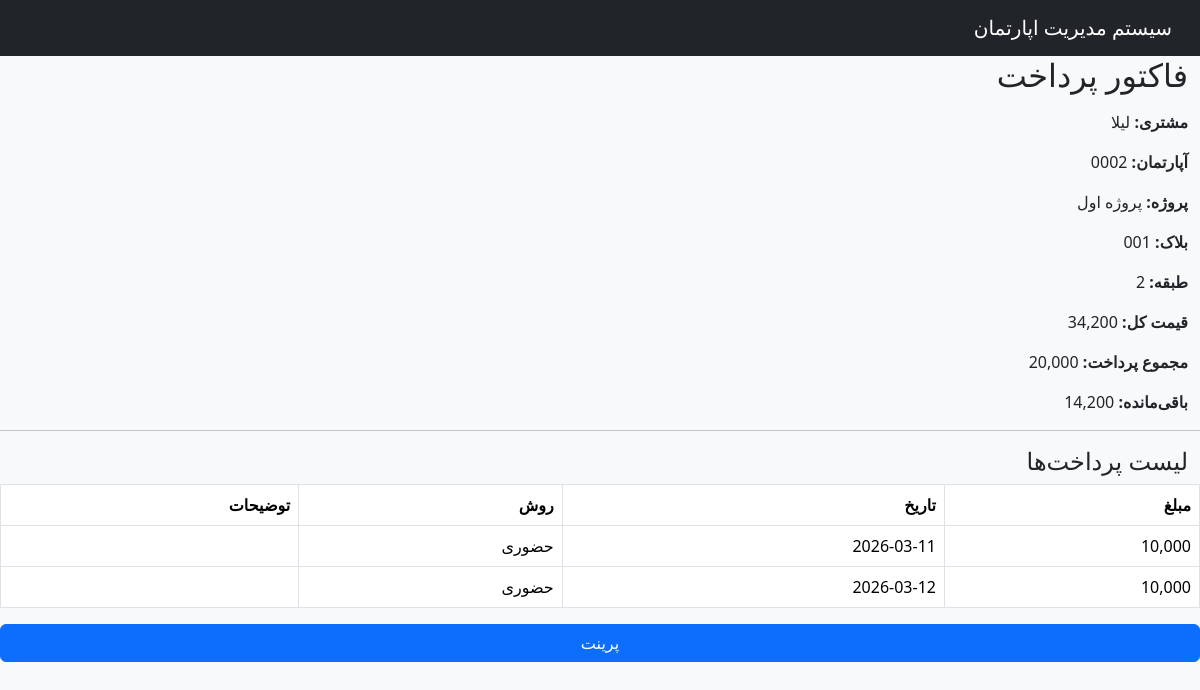
Page /public/?route=payments_invoice&ownership_id=4 (signed in) on the committed database.
### tables this page shows
CREATE TABLE `ownerships` (
  `id` int(11) NOT NULL,
  `apartment_id` int(11) NOT NULL,
  `customer_id` int(11) NOT NULL,
  `sale_price` decimal(15,2) DEFAULT NULL,
  `sale_date` date DEFAULT NULL
);

CREATE TABLE `customers` (
  `id` int(11) NOT NULL,
  `full_name` varchar(100) NOT NULL,
  `phone` varchar(50) DEFAULT NULL,
  `email` varchar(100) DEFAULT NULL,
  `national_id` varchar(50) DEFAULT NULL,
  `created_at` timestamp NOT NULL DEFAULT current_timestamp()
);

CREATE TABLE `apartments` (
  `id` int(11) NOT NULL,
  `floor_id` int(11) NOT NULL,
  `apartment_number` varchar(50) NOT NULL,
  `area` float DEFAULT NULL,
  `rooms` int(11) DEFAULT NULL,
  `status` enum('COMPLETED','UNDER_CONSTRUCTION','NOT_STARTED') NOT NULL,
  `base_price` decimal(15,2) DEFAULT NULL,
  `estimated_total_cost` decimal(15,2) DEFAULT NULL,
  `spent_cost` decimal(15,2) DEFAULT 0.00,
  `created_at` timestamp NOT NULL DEFAULT current_timestamp()
);

CREATE TABLE `projects` (
  `id` int(11) NOT NULL,
  `name` varchar(100) NOT NULL,
  `location` varchar(255) DEFAULT NULL,
  `description` text DEFAULT NULL,
  `created_at` timestamp NOT NULL DEFAULT current_timestamp(),
  `status` enum('ACTIVE','INACTIVE','COMPLETED') NOT NULL DEFAULT 'ACTIVE'
);

CREATE TABLE `blocks` (
  `id` int(11) NOT NULL,
  `project_id` int(11) NOT NULL,
  `name` varchar(50) NOT NULL,
  `floors_count` int(11) NOT NULL
);

CREATE TABLE `floors` (
  `id` int(11) NOT NULL,
  `block_id` int(11) NOT NULL,
  `floor_number` int(11) NOT NULL
);

CREATE TABLE `payments` (
  `id` int(11) NOT NULL,
  `ownership_id` int(11) NOT NULL,
  `amount` decimal(15,2) NOT NULL,
  `payment_date` date NOT NULL,
  `method` varchar(50) DEFAULT NULL,
  `description` text DEFAULT NULL
);

### app/core/Controller.php (called while the page is built, shortened)
<?php
class Controller {
    protected function view($view, $data = []) {
        extract($data);
        require "../app/views/$view.php";
    }
    protected function model($model) {
        return new $model;
    }
}

### app/controllers/PaymentController.php (called while the page is built, shortened)
<?php
class PaymentController extends Controller
{
    public function invoice()
    {
        $ownership_id = $_GET['ownership_id'] ?? null;
        $paymentModel = $this->model("Payment");
        $ownershipModel = $this->model("Ownership");
        $ownership = $ownershipModel->find($ownership_id);
        $payments = $paymentModel->findByOwnership($ownership_id);
        $totalPaid = $paymentModel->totalPaid($ownership_id);
        $this->view("payments/invoice", compact('ownership', 'payments', 'totalPaid', 'page_title'));
    }
}

### public/index.php (called while the page is built, shortened)
<?php
require_once "../app/core/Database.php";
require_once "../app/core/Controller.php";
require_once "../app/core/Model.php";
require_once "../routes/web.php";

### app/core/Database.php (called while the page is built, shortened)
<?php
class Database {
    private static $instance = null;
    private function __construct() {
        $config = require __DIR__ . '/../../config/config.php';
        $dsn = "mysql:host={$config['db']['host']};dbname={$config['db']['dbname']};charset=utf8mb4";
        try {
            $this->pdo = new PDO($dsn, $config['db']['user'], $config['db']['pass']);
        } catch (PDOException $e) {
            die("DB Connection Failed: " . $e->getMessage());
        }
    }
    public static function connect() {
        if (self::$instance === null) {
            self::$instance = new Database();
        }
        return self::$instance->pdo;
    }
}

### config/config.php (called while the page is built)
<?php
return [
    'db' => [
        'host' => 'localhost',
        'dbname' => 'apartment_system',
        'user' => 'root',
        'pass' => ''
    ]
];

### app/core/Model.php (called while the page is built, shortened)
<?php
class Model {
    public function __construct() {
        $this->db = Database::connect();
    }
}

### app/models/Ownership.php (called while the page is built, shortened)
<?php
class Ownership extends Model
{
    public function find($id)
    {
        $sql = "SELECT o.*,
                    c.full_name AS customer_name,
                    a.apartment_number,
                    f.floor_number,
                    b.name AS block_name,
                    p.name AS project_name
                FROM ownerships o
                JOIN customers c ON o.customer_id = c.id
                JOIN apartments a ON o.apartment_id = a.id
                JOIN floors f ON a.floor_id = f.id
                JOIN blocks b ON f.block_id = b.id
                JOIN projects p ON b.project_id = p.id
                WHERE o.id = ?";
        $stmt = $this->db->prepare($sql);
        $stmt->execute([$id]);
        return $stmt->fetch(PDO::FETCH_ASSOC);
    }
}

### app/models/Payment.php (called while the page is built, shortened)
<?php
class Payment extends Model
{
    protected $table = 'payments';
    public function findByOwnership($ownership_id)
    {
        $stmt = $this->db->prepare("SELECT * FROM {$this->table} WHERE ownership_id = ?");
        $stmt->execute([$ownership_id]);
        return $stmt->fetchAll(PDO::FETCH_ASSOC);
    }
    public function totalPaid($ownership_id)
    {
        $stmt = $this->db->prepare("SELECT SUM(amount) AS total FROM {$this->table} WHERE ownership_id = ?");
        $stmt->execute([$ownership_id]);
        return $stmt->fetch(PDO::FETCH_ASSOC)['total'] ?? 0;
    }
}

### app/views/payments/invoice.php (the view)
<?php require "../app/views/layouts/header.php"; ?>
<h2 class="mb-3">فاکتور پرداخت</h2>
<p><strong>مشتری:</strong> <?= $ownership['customer_name'] ?></p>
<p><strong>آپارتمان:</strong> <?= $ownership['apartment_number'] ?></p>
<p><strong>پروژه:</strong> <?= $ownership['project_name'] ?></p>
<p><strong>بلاک:</strong> <?= $ownership['block_name'] ?></p>
<p><strong>طبقه:</strong> <?= $ownership['floor_number'] ?></p>
<p><strong>قیمت کل:</strong> <?= number_format($ownership['sale_price']) ?></p>
<p><strong>مجموع پرداخت:</strong> <?= number_format($totalPaid) ?></p>
<p><strong>باقی‌مانده:</strong> <?= number_format($ownership['sale_price'] - $totalPaid) ?></p>
<hr>
<h4>لیست پرداخت‌ها</h4>
<table class="table table-bordered">
    <thead>
        <tr>
            <th>مبلغ</th>
            <th>تاریخ</th>
            <th>روش</th>
            <th>توضیحات</th>
        </tr>
    </thead>
    <tbody>
    <?php foreach ($payments as $p): ?>
        <tr>
            <td><?= number_format($p['amount']) ?></td>
            <td><?= $p['payment_date'] ?></td>
            <td><?= $p['method'] ?></td>
            <td><?= $p['description'] ?></td>
        </tr>
    <?php endforeach; ?>
    </tbody>
</table>
<button onclick="window.print()" class="btn btn-primary">پرینت</button>
<?php require "../app/views/layouts/footer.php"; ?>

### rows in the picture
ownerships: customer.full_name "لیلا", apartment.apartment_number "0002", projects.name "پروژه اول", blocks.name "001", floors.floor_number "2", sale_price "34,200", $ownership['sale_price']-$totalPaid "14,200"
payments: amount "10,000", payment_date "2026-03-11", method "حضوری"
payments: amount "10,000", payment_date "2026-03-12", method "حضوری"

### other values in the picture
$totalPaid "20,000"
